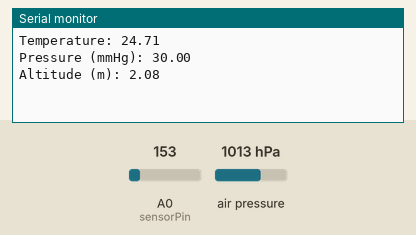
A sketch run on a simulated Arduino Uno, built with avr-gcc and run on an emulated ATmega328P. Shown: the last lines printed to the serial monitor. Inputs (shaded band) come from the test bench; at power-on: air pressure 1013 hPa, A0 (sensorPin) = 153. No radio packets arrive unless stated.

Above: at 2.8 s.
2.9 s: air pressure set to 952 hPa
8.5 s: A0 (sensorPin) set to 165
At 13.6 s:
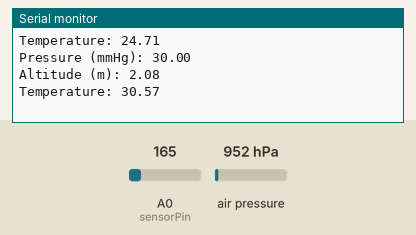
14.1 s: air pressure set to 975 hPa
At 14.1 s:
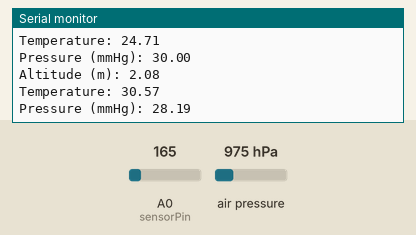
19.7 s: A0 (sensorPin) set to 175
At 26.19 s:
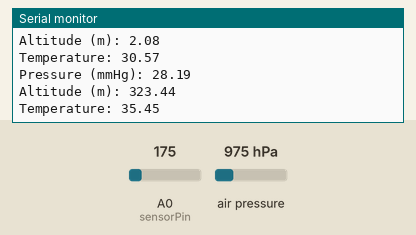

The sketch:

transmit.ino
```cpp
//From https://lastminuteengineers.com/nrf24l01-arduino-wireless-communication/
//https://learn.sparkfun.com/tutorials/mpl3115a2-pressure-sensor-hookup-guide?_ga=2.23559038.573030183.1623087976-1586840990.1623087976
//https://www.adafruit.com/product/1893
//https://www.e-tinkers.com/2020/01/do-you-know-arduino-sprintf-and-floating-point/

/*

MISO connects to pin 12 of the Uno
MOSI connects to pin 11 of the Uno
SCK connects to pin 13 of the Uno
CE connects to pin 9 of the Uno
CSN connects to pin 10 of the Uno
GND and VCC of the NRF24L01 are connected to GND and 3.3V of the Nano
SDA - A4
SCL - A5
TMP36 - A0, VCC, GND


*/

//Include Libraries
#include <SPI.h>
#include <nRF24L01.h>
#include <RF24.h>
#include <Wire.h>
#include <Adafruit_MPL3115A2.h>

// Power by connecting Vin to 3-5V, GND to GND
// Uses I2C - connect SCL to the SCL pin, SDA to SDA pin
// See the Wire tutorial for pinouts for each Arduino
// http://arduino.cc/en/reference/wire
Adafruit_MPL3115A2 baro = Adafruit_MPL3115A2();

//create an RF24 object
RF24 radio(9, 8);  // CE, CSN
//create additional objects for weather sensors
//TMP36 Sensor: connected to 5V, A0, GND
//Pressure sensor: MPL3115A2
int sensorPin = 0;

//address through which two modules communicate.
const byte address[6] = "00001";

void setup()
{
  radio.begin();

  //set the address
  radio.openWritingPipe(address);
  radio.stopListening();
  Serial.begin(9600);


}
void loop()
{

if (! baro.begin()) {
    Serial.println("Couldnt find sensor");
    return;
  }

 int reading = analogRead(sensorPin);

 // converting that reading to voltage, for 3.3v arduino use 3.3
 float voltage = reading * 5.0;
 voltage /= 1024.0;
 // now print out the temperature
 float temperatureC = (voltage - 0.5) * 100 ;  //converting from 10 mv per degree with 500 mV offset
                                               //to degrees ((voltage - 500mV) times 100)
 //char tempchar[8]; // Buffer big enough for 7-character float, possibly include temperature label
 //dtostrf(temperatureC, 6, 2, tempchar); // Leave room for too large numbers!

  char tmpchar[10];
  char tmpreading[32];
  dtostrf(temperatureC,4,2,tmpchar);

  sprintf(tmpreading, "Temperature: %s\n", tmpchar);
  Serial.println(tmpreading);
  //Serial.print(buffer);

  //Send message to receiver, change to read data
  //const char temptext[] = "T:";
  //radio.write(&temptext, sizeof(temptext));
  radio.write(&tmpreading, sizeof(tmpreading)); //send out precise temperature
  delay(1000);

  float pascals = baro.getPressure();
  float pascalsmm = pascals/3377;
  char pachar[10];
  char pareading[32];
  dtostrf(pascalsmm,4,2,pachar); //converts float to String
  sprintf(pareading, "Pressure (mmHg): %s\n", pachar); // <-
  Serial.println(pareading);
  radio.write(&pareading, sizeof(pareading));
  delay(1000);

  float altm = baro.getAltitude();
  char altmchar[10];
  dtostrf(altm,4,2,altmchar);
  char altmreading[32];
  sprintf(altmreading, "Altitude (m): %s\n", altmchar);
  Serial.println(altmreading);
  radio.write(&altmreading, sizeof(altmreading));

  /*
  float f = baro.GetPressure();
  char floatString[10];
  dtostrf(f,4,2,floatString);
  sprintf(buffer, "myFloat in string is = %s\n", floatString);
  Serial.print(buffer);
  */

  delay(1000);

  delay(10000);
}

/*
using aadafruit libraries:
https://github.com/adafruit/Adafruit_MPL3115A2_Library/blob/master/examples/testmpl3115a2/testmpl3115a2.ino
float pascals = baro.getPressure();
pascalsmm = pascals/3377;
char pachar[10];
dtostrf(pascalsmm,4,2,pachar);
sprintf(pareading, "Pressure (mmHg): %s\n", pachar); // <-


  float altm = baro.getAltitude();
  char altmchar[10];
  dtostrf(altm,4,2,altmchar);
  sprintf(altmreading, "Altitude (m): %s\n", altmchar);

  float tempC = baro.getTemperature();
  char tempchar[10];
  dtostrf(tempC,4,2,tempchar);
  sprintf(tempreading, "Temperature (C): %s\n", tempchar);

  delay(250);

*/
```

Measured:
- after the input at 8.5 s, the serial monitor: prints a new line after 4.5 s (image 1)
- after the input at 19.7 s, the serial monitor: prints a new line after 6.3 s (image 3)
